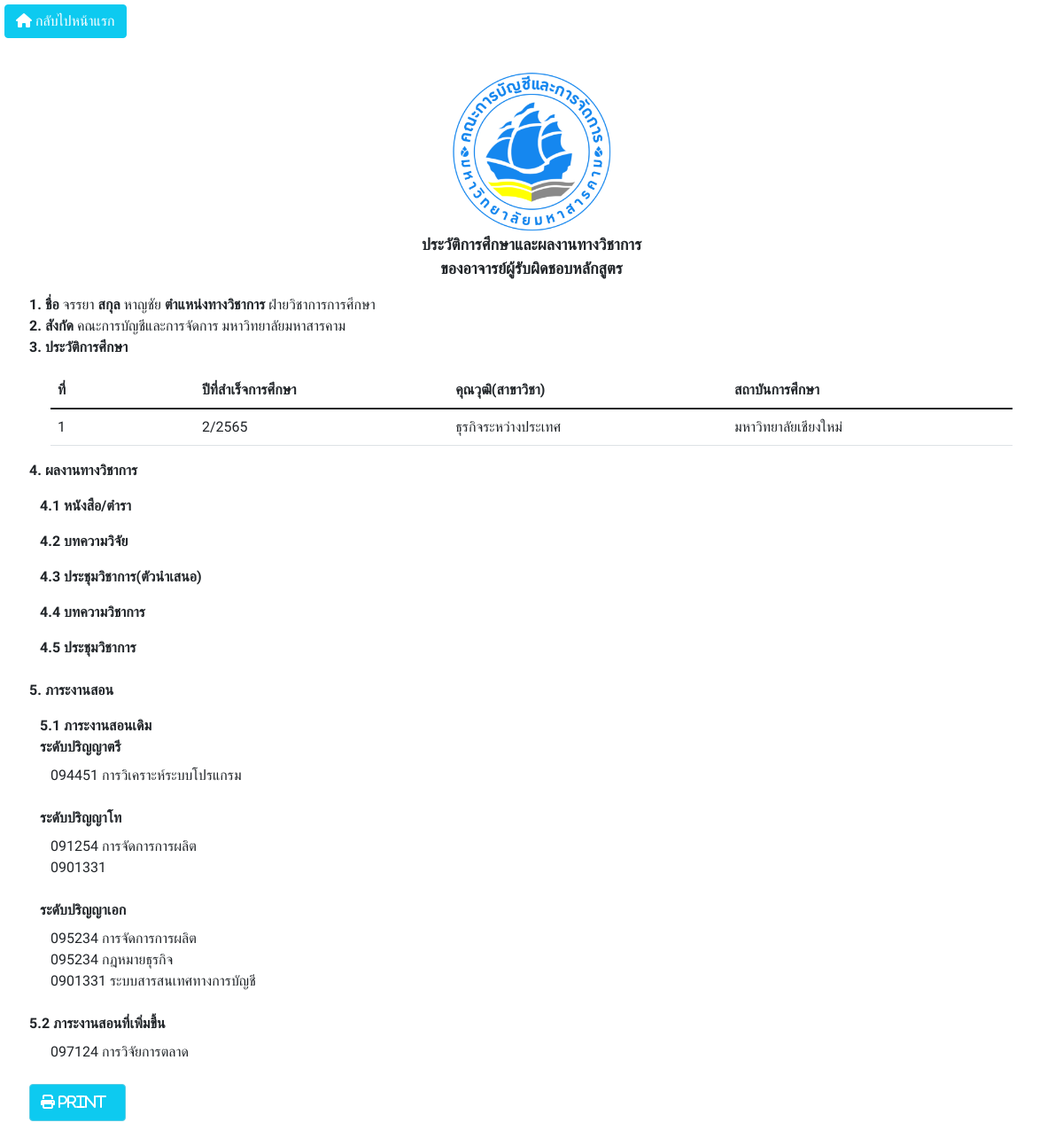
The page /view.php?lec_id=7 on the database its author committed.
### tables this page shows
CREATE TABLE `lecturer` (
  `lec_id` int(8) NOT NULL,
  `fname` varchar(100) NOT NULL,
  `lname` varchar(100) NOT NULL,
  `position` varchar(100) NOT NULL
);

CREATE TABLE `education` (
  `Tr_id` int(11) NOT NULL,
  `Tb_year` varchar(100) NOT NULL,
  `Tb_educat` varchar(100) NOT NULL,
  `Tb_titute` varchar(100) NOT NULL,
  `lec_id` int(11) NOT NULL COMMENT 'id บุคลากร'
);

CREATE TABLE `bachelor` (
  `bach_id` int(11) NOT NULL,
  `bach_code` varchar(100) NOT NULL,
  `bach_name` varchar(100) NOT NULL,
  `lec_id` int(11) NOT NULL COMMENT 'id บุคลากร'
);

CREATE TABLE `master1` (
  `mast_id` int(11) NOT NULL,
  `mast_code` varchar(100) NOT NULL,
  `mast_name` varchar(100) NOT NULL,
  `lec_id` int(11) NOT NULL COMMENT 'id บุคลากร'
);

CREATE TABLE `doctorate` (
  `doc_id` int(11) NOT NULL,
  `doc_code` varchar(100) NOT NULL,
  `doc_name` varchar(100) NOT NULL,
  `lec_id` int(11) NOT NULL COMMENT 'id บุคลากร'
);

CREATE TABLE `teachmore` (
  `teach_id` int(8) NOT NULL,
  `teach_code` varchar(100) NOT NULL,
  `teach_name` varchar(100) NOT NULL,
  `lec_id` int(11) NOT NULL COMMENT 'id บุคลากร'
);

### SelectAll.php (called while the page is built, shortened)
<?php
if(isset($_GET["lec_id"])){
                include_once("api/config/connect_db_1.php");
                $lec_id = $_GET["lec_id"];
                $sql = "SELECT * FROM lecturer WHERE lec_id=$lec_id";
                $sql_edu = "SELECT * FROM education JOIN lecturer lec USING (lec_id)
                             WHERE education.lec_id = $lec_id";
                $sql_bac = "SELECT * FROM bachelor JOIN lecturer lec USING (lec_id)
                             WHERE bachelor.lec_id = $lec_id";
                $sql_mas = "SELECT * FROM master1 JOIN lecturer lec USING (lec_id)
                             WHERE master1.lec_id = $lec_id";
                $sql_doc = "SELECT * FROM doctorate JOIN lecturer lec USING (lec_id)
                             WHERE doctorate.lec_id = $lec_id";
                $sql_tea = "SELECT * FROM teachmore JOIN lecturer lec USING (lec_id)
                             WHERE teachmore.lec_id = $lec_id";
                $result = mysqli_query($conn, $sql);
                $result_edu = mysqli_query($conn, $sql_edu);
                $result_bac = mysqli_query($conn, $sql_bac);
                $result_mas = mysqli_query($conn, $sql_mas);
                 $result_doc = mysqli_query($conn, $sql_doc);
                $result_tea = mysqli_query($conn, $sql_tea);
                $data = mysqli_fetch_assoc($result);
?>
<?php
}else{
    echo "<div></div>";
}
?>

### view.php (the view, shortened to what this page needs)
<?php
include_once "./SelectAll.php";
?>
<!DOCTYPE html>
<html lang="en">
<head>
    <link href="https://cdn.jsdelivr.net/npm/bootstrap@5.1.3/dist/css/bootstrap.min.css" rel="stylesheet">
    <link rel="stylesheet" href="https://cdnjs.cloudflare.com/ajax/libs/font-awesome/4.7.0/css/font-awesome.min.css">
</head>
<body>
    <a href="data.php" class="btn btn-info d-print-none" style="font-size:16px; color:white;">
        <i class='fas fa-home'></i> กลับไปหน้าแรก</a>
    <div class="main-page">
        <div class="paper-area">
            <div class="text-center mb-3">
                <img src="./images/mbs.png" class="d-print-none" alt="Norther Lights" style="width:16%">
                <br class="d-print-none">
                <b class="text-center">ประวัติการศึกษาและผลงานทางวิชาการ </b><br>
                <b>ของอาจารย์ผู้รับผิดชอบหลักสูตร</b>
            </div>
            <form action="process.php" method="POST">
                <b for="fname">1. ชื่อ</b> <?php echo $data["fname"]; ?>
                <b for="lname">สกุล</b> <?= $data["lname"] ?>
                <b for="position">ตำแหน่งทางวิชาการ</b> <?= $data["position"]  ?><br>
            </form>
            <b> 2. สังกัด </b> คณะการบัญชีและการจัดการ มหาวิทยาลัยมหาสารคาม<br>
            <b>3. ประวัติการศึกษา</b>
            <div class="container mt-3">
                <div class="container mt-3">
                    <table class="table">
                        <thead>
                            <tr>
                                <th>ที่</th>
                                <th>ปีที่สำเร็จการศึกษา</th>
                                <th>คุณวุฒิ(สาขาวิชา)</th>
                                <th>สถาบันการศึกษา</th>
                            </tr>
                        </thead>
                        <tbody>
                            <?php
                $i = 1;
                while ($item = mysqli_fetch_assoc($result_edu)) {
                ?>
                            <tr>
                                <td class="" width="15%"><?php echo $i; ?></td>
                                <td><?php echo $item["Tb_year"]; ?></td>
                                <td><?php echo $item["Tb_educat"]; ?></td>
                                <td><?php echo $item["Tb_titute"]; ?></td>
                            </tr>
                            <?php
                   $i++;
                }
                 ?>
                        </tbody>
                    </table>
                </div>
            </div>
            <b> 4. ผลงานทางวิชาการ </b>
            <div class="container mt-3">
                <b>4.1 หนังสือ/ตำรา</b>
            </div>
            <div class="container mt-3">
                <b>4.2 บทความวิจัย </b>
            </div>
            <div class="container mt-3">
                <b>4.3 ประชุมวิชาการ(ตัวนำเสนอ) </b>
            </div>
            <div class="container mt-3">
                <b>4.4 บทความวิชาการ </b>
            </div>
            <div class="container mt-3">
                <b>4.5 ประชุมวิชาการ </b>
            </div><br>
            <b>
                <b>5. ภาระงานสอน</b>
            </b>
            <div class="container mt-3">
                <b>5.1 ภาระงานสอนเดิม</b> <br>
                <b>ระดับปริญญาตรี</b>
                <div class="container mt-2">
                    <?php
                while ($row = mysqli_fetch_assoc($result_bac)) {
                echo "" .$row["bach_code"] .  " ",
                     "" .$row["bach_name"] .  "<br>";
                }
                 ?>
                    <br>
                </div>
                <b>ระดับปริญญาโท</b>
                <div class="container mt-2">
                    <?php
                while ($row = mysqli_fetch_assoc($result_mas)) {
                echo "" .$row["mast_code"] .  " ",
                     "" .$row["mast_name"] .  "<br>";
                }
                 ?>
                </div>
                <br>
                <b>ระดับปริญญาเอก</b>
                <div class="container mt-2">
                    <?php
                while ($row = mysqli_fetch_assoc($result_doc)) {
                echo "" .$row["doc_code"] .  " ",
                     "" .$row["doc_name"] .  "<br>";
                }
                 ?>
                </div>
                <br>
            </div>
            <b>5.2 ภาระงานสอนที่เพิ่มขึ้น</b>
            <div class="container mt-2">
                <div class="container">
                    <?php
                        while ($row = mysqli_fetch_assoc($result_tea)) {
                        echo "" .$row["teach_code"] .  " ",
                            "" .$row["teach_name"] .  "<br>";
                        }
                        ?>
                </div>
            </div>
            <br>
            <button class="btn btn-primary d-print-none" onclick="window.print()" style="font-size:16px; color:white"><i
                    class="fa fa-print"> Print</i></button>
        </div>
    </div>
</body>
</html>

### view.php (style rules this page uses)
body { font-family: 'Sarabun', sans-serif; margin: 5px; background: white; }
.main-page { width: 300mm; min-height: 500mm; margin: 10mm auto; background: white; box-shadow: 1 1 0.5cm rgba(0, 0, 0, 0.5); }
.text-center { font-size: 18px; }
.btn-primary { color: #fff; background-color: #0dcaf0; border-color: #59cce4; padding-right: 21px; padding-left: 12px; padding-top: 8px; padding-bottom: 8px; }

### rows shown on the page
lecturer: fname "จรรยา", lname "หาญชัย", position "ฝ่ายวิชาการการศึกษา"
education: Tb_year "2/2565", Tb_educat "ธุรกิจระหว่างประเทศ", Tb_titute "มหาวิทยาลัยเชียงใหม่"
bachelor: bach_code "094451", bach_name "การวิเคราะห์ระบบโปรแกรม"
master1: mast_code "091254", mast_name "การจัดการการผลิต"
master1: mast_code "0901331"
doctorate: doc_code "095234", doc_name "การจัดการการผลิต"
doctorate: doc_code "095234", doc_name "กฎหมายธุรกิจ"
doctorate: doc_code "0901331", doc_name "ระบบสารสนเทศทางการบัญชี"
teachmore: teach_code "097124", teach_name "การวิจัยการตลาด"
